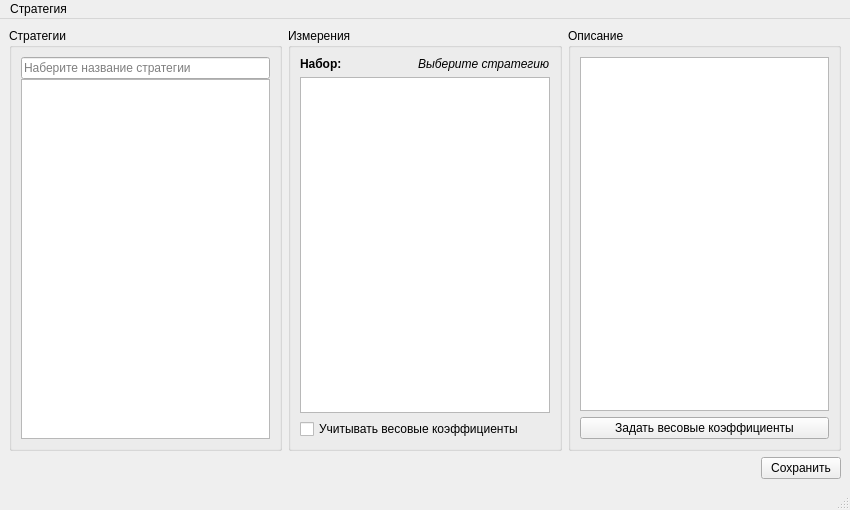
<?xml version="1.0" encoding="UTF-8"?>
<ui version="4.0">
 <class>FormStrategy</class>
 <widget class="QMainWindow" name="FormStrategy">
  <property name="geometry">
   <rect>
    <x>0</x>
    <y>0</y>
    <width>850</width>
    <height>510</height>
   </rect>
  </property>
  <property name="windowTitle">
   <string>Редактор стратегий</string>
  </property>
  <widget class="QWidget" name="centralwidget">
   <property name="sizePolicy">
    <sizepolicy hsizetype="Preferred" vsizetype="Preferred">
     <horstretch>0</horstretch>
     <verstretch>0</verstretch>
    </sizepolicy>
   </property>
   <layout class="QGridLayout" name="gridLayout">
    <item row="0" column="0">
     <layout class="QHBoxLayout" name="horizontalLayout_4">
      <item>
       <widget class="QGroupBox" name="groupBox_2">
        <property name="sizePolicy">
         <sizepolicy hsizetype="Preferred" vsizetype="Preferred">
          <horstretch>0</horstretch>
          <verstretch>0</verstretch>
         </sizepolicy>
        </property>
        <property name="maximumSize">
         <size>
          <width>300</width>
          <height>16777215</height>
         </size>
        </property>
        <property name="title">
         <string>Стратегии</string>
        </property>
        <layout class="QGridLayout" name="gridLayout_6">
         <item row="0" column="0">
          <layout class="QVBoxLayout" name="verticalLayout_3">
           <property name="spacing">
            <number>0</number>
           </property>
           <property name="sizeConstraint">
            <enum>QLayout::SetMaximumSize</enum>
           </property>
           <item>
            <widget class="QLineEdit" name="lnModelsFIlter">
             <property name="text">
              <string/>
             </property>
             <property name="placeholderText">
              <string>Наберите название стратегии</string>
             </property>
            </widget>
           </item>
           <item>
            <widget class="QListView" name="listStrategies">
             <property name="editTriggers">
              <set>QAbstractItemView::NoEditTriggers</set>
             </property>
            </widget>
           </item>
          </layout>
         </item>
        </layout>
       </widget>
      </item>
      <item>
       <widget class="QGroupBox" name="groupBox_3">
        <property name="title">
         <string>Измерения</string>
        </property>
        <layout class="QGridLayout" name="gridLayout_2">
         <item row="0" column="0">
          <layout class="QVBoxLayout" name="verticalLayout_2">
           <item>
            <layout class="QHBoxLayout" name="horizontalLayout">
             <item>
              <widget class="QLabel" name="label">
               <property name="sizePolicy">
                <sizepolicy hsizetype="Minimum" vsizetype="Preferred">
                 <horstretch>0</horstretch>
                 <verstretch>0</verstretch>
                </sizepolicy>
               </property>
               <property name="font">
                <font>
                 <weight>75</weight>
                 <bold>true</bold>
                </font>
               </property>
               <property name="text">
                <string>Набор:</string>
               </property>
              </widget>
             </item>
             <item>
              <widget class="QLabel" name="labelDataset">
               <property name="text">
                <string>&lt;html&gt;&lt;head/&gt;&lt;body&gt;&lt;p&gt;&lt;span style=&quot; font-style:italic;&quot;&gt;Выберите стратегию&lt;/span&gt;&lt;/p&gt;&lt;/body&gt;&lt;/html&gt;</string>
               </property>
              </widget>
             </item>
            </layout>
           </item>
           <item>
            <widget class="QTableView" name="tblMeasures">
             <attribute name="horizontalHeaderVisible">
              <bool>false</bool>
             </attribute>
             <attribute name="horizontalHeaderStretchLastSection">
              <bool>true</bool>
             </attribute>
             <attribute name="verticalHeaderVisible">
              <bool>false</bool>
             </attribute>
            </widget>
           </item>
          </layout>
         </item>
         <item row="1" column="0">
          <widget class="QCheckBox" name="weightsCheckBox">
           <property name="text">
            <string>Учитывать весовые коэффициенты</string>
           </property>
          </widget>
         </item>
        </layout>
       </widget>
      </item>
      <item>
       <widget class="QGroupBox" name="descriptionGroupBox">
        <property name="title">
         <string>Описание</string>
        </property>
        <layout class="QGridLayout" name="gridLayout_3">
         <item row="0" column="0">
          <widget class="QTableView" name="descriptionTableView">
           <property name="editTriggers">
            <set>QAbstractItemView::NoEditTriggers</set>
           </property>
           <property name="selectionMode">
            <enum>QAbstractItemView::NoSelection</enum>
           </property>
           <attribute name="horizontalHeaderVisible">
            <bool>false</bool>
           </attribute>
           <attribute name="horizontalHeaderHighlightSections">
            <bool>false</bool>
           </attribute>
           <attribute name="horizontalHeaderStretchLastSection">
            <bool>true</bool>
           </attribute>
           <attribute name="verticalHeaderVisible">
            <bool>false</bool>
           </attribute>
           <attribute name="verticalHeaderHighlightSections">
            <bool>false</bool>
           </attribute>
           <attribute name="verticalHeaderStretchLastSection">
            <bool>false</bool>
           </attribute>
          </widget>
         </item>
         <item row="1" column="0">
          <layout class="QHBoxLayout" name="horizontalLayout_2">
           <item>
            <widget class="QPushButton" name="setWeightsButton">
             <property name="text">
              <string>Задать весовые коэффициенты</string>
             </property>
            </widget>
           </item>
          </layout>
         </item>
        </layout>
       </widget>
      </item>
     </layout>
    </item>
    <item row="1" column="0">
     <layout class="QHBoxLayout" name="horizontalLayout_3">
      <item>
       <spacer name="horizontalSpacer">
        <property name="orientation">
         <enum>Qt::Horizontal</enum>
        </property>
        <property name="sizeHint" stdset="0">
         <size>
          <width>40</width>
          <height>20</height>
         </size>
        </property>
       </spacer>
      </item>
      <item>
       <widget class="QPushButton" name="acceptButton">
        <property name="text">
         <string>Сохранить</string>
        </property>
       </widget>
      </item>
     </layout>
    </item>
   </layout>
  </widget>
  <widget class="QMenuBar" name="menubar">
   <property name="geometry">
    <rect>
     <x>0</x>
     <y>0</y>
     <width>850</width>
     <height>25</height>
    </rect>
   </property>
   <widget class="QMenu" name="menu">
    <property name="title">
     <string>Стратегия</string>
    </property>
    <addaction name="actionNewStrategy"/>
   </widget>
   <addaction name="menu"/>
  </widget>
  <widget class="QStatusBar" name="statusbar"/>
  <action name="actionNewStrategy">
   <property name="text">
    <string>Добавить</string>
   </property>
  </action>
 </widget>
 <resources/>
 <connections/>
</ui>
